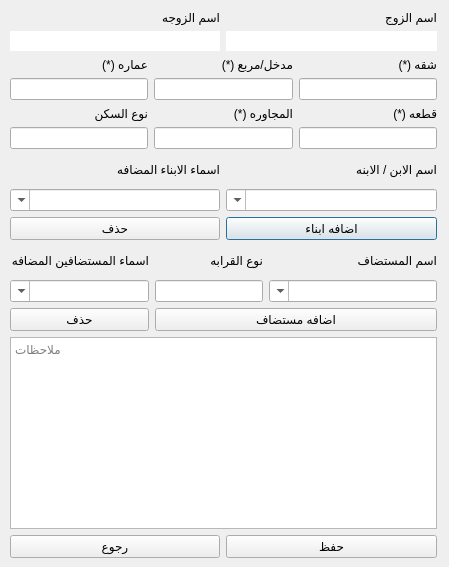
<?xml version="1.0" encoding="UTF-8"?>
<ui version="4.0">
 <class>EditFamilyView</class>
 <widget class="QDialog" name="EditFamilyView">
  <property name="geometry">
   <rect>
    <x>0</x>
    <y>0</y>
    <width>449</width>
    <height>567</height>
   </rect>
  </property>
  <property name="sizePolicy">
   <sizepolicy hsizetype="Fixed" vsizetype="Fixed">
    <horstretch>0</horstretch>
    <verstretch>0</verstretch>
   </sizepolicy>
  </property>
  <property name="minimumSize">
   <size>
    <width>449</width>
    <height>567</height>
   </size>
  </property>
  <property name="maximumSize">
   <size>
    <width>449</width>
    <height>567</height>
   </size>
  </property>
  <property name="windowTitle">
   <string>تعديل بيانات عائله</string>
  </property>
  <property name="layoutDirection">
   <enum>Qt::RightToLeft</enum>
  </property>
  <widget class="QWidget" name="layoutWidget">
   <property name="geometry">
    <rect>
     <x>10</x>
     <y>10</y>
     <width>427</width>
     <height>548</height>
    </rect>
   </property>
   <layout class="QVBoxLayout" name="verticalLayout_49">
    <item>
     <layout class="QVBoxLayout" name="verticalLayout_50">
      <item>
       <layout class="QVBoxLayout" name="verticalLayout_51">
        <item>
         <layout class="QVBoxLayout" name="verticalLayout_52">
          <item>
           <layout class="QVBoxLayout" name="verticalLayout_53">
            <item>
             <layout class="QHBoxLayout" name="horizontalLayout_22">
              <item>
               <layout class="QVBoxLayout" name="verticalLayout_54">
                <item>
                 <widget class="QLabel" name="label_27">
                  <property name="text">
                   <string>اسم الزوج</string>
                  </property>
                 </widget>
                </item>
                <item>
                 <widget class="QLineEdit" name="lineEdit_fatherName">
                  <property name="frame">
                   <bool>false</bool>
                  </property>
                  <property name="readOnly">
                   <bool>true</bool>
                  </property>
                 </widget>
                </item>
               </layout>
              </item>
              <item>
               <layout class="QVBoxLayout" name="verticalLayout_55">
                <item>
                 <widget class="QLabel" name="label_28">
                  <property name="text">
                   <string>اسم الزوجه</string>
                  </property>
                 </widget>
                </item>
                <item>
                 <widget class="QLineEdit" name="lineEdit_motherName">
                  <property name="frame">
                   <bool>false</bool>
                  </property>
                  <property name="readOnly">
                   <bool>true</bool>
                  </property>
                 </widget>
                </item>
               </layout>
              </item>
             </layout>
            </item>
           </layout>
          </item>
         </layout>
        </item>
        <item>
         <layout class="QVBoxLayout" name="verticalLayout_56">
          <item>
           <layout class="QHBoxLayout" name="horizontalLayout_23">
            <item>
             <layout class="QVBoxLayout" name="verticalLayout_57">
              <item>
               <widget class="QLabel" name="label_29">
                <property name="text">
                 <string>شقه (*)</string>
                </property>
               </widget>
              </item>
              <item>
               <widget class="QLineEdit" name="lineEdit_flatNo_3">
                <property name="layoutDirection">
                 <enum>Qt::RightToLeft</enum>
                </property>
                <property name="text">
                 <string/>
                </property>
                <property name="maxLength">
                 <number>3</number>
                </property>
               </widget>
              </item>
             </layout>
            </item>
            <item>
             <layout class="QVBoxLayout" name="verticalLayout_58">
              <item>
               <widget class="QLabel" name="label_30">
                <property name="text">
                 <string>مدخل/مربع (*)</string>
                </property>
               </widget>
              </item>
              <item>
               <widget class="QLineEdit" name="lineEdit_entranceNo_3">
                <property name="text">
                 <string/>
                </property>
                <property name="maxLength">
                 <number>3</number>
                </property>
               </widget>
              </item>
             </layout>
            </item>
            <item>
             <layout class="QVBoxLayout" name="verticalLayout_59">
              <item>
               <widget class="QLabel" name="label_31">
                <property name="text">
                 <string>عماره (*)</string>
                </property>
               </widget>
              </item>
              <item>
               <widget class="QLineEdit" name="lineEdit_buildingNo_3">
                <property name="text">
                 <string/>
                </property>
                <property name="maxLength">
                 <number>3</number>
                </property>
               </widget>
              </item>
             </layout>
            </item>
           </layout>
          </item>
          <item>
           <layout class="QHBoxLayout" name="horizontalLayout_24">
            <item>
             <layout class="QVBoxLayout" name="verticalLayout_60">
              <item>
               <widget class="QLabel" name="label_32">
                <property name="text">
                 <string>قطعه (*)</string>
                </property>
               </widget>
              </item>
              <item>
               <widget class="QLineEdit" name="lineEdit_blockNo_3">
                <property name="text">
                 <string/>
                </property>
                <property name="maxLength">
                 <number>3</number>
                </property>
               </widget>
              </item>
             </layout>
            </item>
            <item>
             <layout class="QVBoxLayout" name="verticalLayout_61">
              <item>
               <widget class="QLabel" name="label_33">
                <property name="text">
                 <string>المجاوره (*)</string>
                </property>
               </widget>
              </item>
              <item>
               <widget class="QLineEdit" name="lineEdit_neighbourhoodNo_3">
                <property name="text">
                 <string/>
                </property>
                <property name="maxLength">
                 <number>3</number>
                </property>
               </widget>
              </item>
             </layout>
            </item>
            <item>
             <layout class="QVBoxLayout" name="verticalLayout_62">
              <item>
               <widget class="QLabel" name="label_34">
                <property name="text">
                 <string>نوع السكن</string>
                </property>
               </widget>
              </item>
              <item>
               <widget class="QLineEdit" name="lineEdit_residenceType_3">
                <property name="text">
                 <string/>
                </property>
               </widget>
              </item>
             </layout>
            </item>
           </layout>
          </item>
         </layout>
        </item>
       </layout>
      </item>
      <item>
       <layout class="QHBoxLayout" name="horizontalLayout_25">
        <item>
         <layout class="QVBoxLayout" name="verticalLayout_63">
          <item>
           <layout class="QVBoxLayout" name="verticalLayout_64">
            <item>
             <widget class="QLabel" name="label_35">
              <property name="text">
               <string>اسم الابن / الابنه</string>
              </property>
             </widget>
            </item>
            <item>
             <widget class="QComboBox" name="comboBox_toAddChildName_3">
              <property name="enabled">
               <bool>true</bool>
              </property>
              <property name="layoutDirection">
               <enum>Qt::RightToLeft</enum>
              </property>
              <property name="locale">
               <locale language="Arabic" country="Egypt"/>
              </property>
              <property name="editable">
               <bool>true</bool>
              </property>
              <property name="insertPolicy">
               <enum>QComboBox::InsertAtBottom</enum>
              </property>
             </widget>
            </item>
           </layout>
          </item>
          <item>
           <layout class="QHBoxLayout" name="horizontalLayout_26">
            <item>
             <widget class="QPushButton" name="pushButton_addChild_3">
              <property name="text">
               <string>اضافه ابناء</string>
              </property>
             </widget>
            </item>
           </layout>
          </item>
         </layout>
        </item>
        <item>
         <layout class="QVBoxLayout" name="verticalLayout_65">
          <item>
           <layout class="QVBoxLayout" name="verticalLayout_66">
            <item>
             <widget class="QLabel" name="label_36">
              <property name="text">
               <string>اسماء الابناء المضافه</string>
              </property>
             </widget>
            </item>
            <item>
             <widget class="QComboBox" name="comboBox_toDeleteChildName_3">
              <property name="layoutDirection">
               <enum>Qt::RightToLeft</enum>
              </property>
              <property name="locale">
               <locale language="Arabic" country="Egypt"/>
              </property>
              <property name="editable">
               <bool>true</bool>
              </property>
             </widget>
            </item>
           </layout>
          </item>
          <item>
           <widget class="QPushButton" name="pushButton_deleteChild_3">
            <property name="text">
             <string>حذف</string>
            </property>
           </widget>
          </item>
         </layout>
        </item>
       </layout>
      </item>
      <item>
       <layout class="QHBoxLayout" name="horizontalLayout_27">
        <item>
         <layout class="QVBoxLayout" name="verticalLayout_67">
          <item>
           <layout class="QHBoxLayout" name="horizontalLayout_28">
            <item>
             <layout class="QVBoxLayout" name="verticalLayout_68">
              <property name="sizeConstraint">
               <enum>QLayout::SetDefaultConstraint</enum>
              </property>
              <item>
               <widget class="QLabel" name="label_37">
                <property name="text">
                 <string>اسم المستضاف</string>
                </property>
               </widget>
              </item>
              <item>
               <widget class="QComboBox" name="comboBox_toAddResidentName_3">
                <property name="enabled">
                 <bool>true</bool>
                </property>
                <property name="sizePolicy">
                 <sizepolicy hsizetype="Expanding" vsizetype="Fixed">
                  <horstretch>0</horstretch>
                  <verstretch>0</verstretch>
                 </sizepolicy>
                </property>
                <property name="editable">
                 <bool>true</bool>
                </property>
                <property name="insertPolicy">
                 <enum>QComboBox::InsertAtBottom</enum>
                </property>
               </widget>
              </item>
             </layout>
            </item>
            <item>
             <layout class="QVBoxLayout" name="verticalLayout_69">
              <item>
               <widget class="QLabel" name="label_38">
                <property name="text">
                 <string>نوع القرابه</string>
                </property>
               </widget>
              </item>
              <item>
               <widget class="QLineEdit" name="lineEdit_residentRelation_3">
                <property name="enabled">
                 <bool>true</bool>
                </property>
                <property name="sizePolicy">
                 <sizepolicy hsizetype="Minimum" vsizetype="Fixed">
                  <horstretch>0</horstretch>
                  <verstretch>0</verstretch>
                 </sizepolicy>
                </property>
                <property name="text">
                 <string/>
                </property>
               </widget>
              </item>
             </layout>
            </item>
           </layout>
          </item>
          <item>
           <layout class="QHBoxLayout" name="horizontalLayout_29">
            <item>
             <widget class="QPushButton" name="pushButton_addResident_3">
              <property name="text">
               <string>اضافه مستضاف</string>
              </property>
             </widget>
            </item>
           </layout>
          </item>
         </layout>
        </item>
        <item>
         <layout class="QVBoxLayout" name="verticalLayout_70">
          <item>
           <layout class="QVBoxLayout" name="verticalLayout_71">
            <item>
             <widget class="QLabel" name="label_39">
              <property name="text">
               <string>اسماء المستضافين المضافه</string>
              </property>
             </widget>
            </item>
            <item>
             <widget class="QComboBox" name="comboBox_toDeleteResidentName_3">
              <property name="sizePolicy">
               <sizepolicy hsizetype="Preferred" vsizetype="Fixed">
                <horstretch>0</horstretch>
                <verstretch>0</verstretch>
               </sizepolicy>
              </property>
              <property name="editable">
               <bool>true</bool>
              </property>
             </widget>
            </item>
           </layout>
          </item>
          <item>
           <widget class="QPushButton" name="pushButton_deleteResident_3">
            <property name="text">
             <string>حذف</string>
            </property>
           </widget>
          </item>
         </layout>
        </item>
       </layout>
      </item>
      <item>
       <widget class="QTextEdit" name="textEdit_note_3">
        <property name="sizePolicy">
         <sizepolicy hsizetype="MinimumExpanding" vsizetype="Minimum">
          <horstretch>0</horstretch>
          <verstretch>0</verstretch>
         </sizepolicy>
        </property>
        <property name="maximumSize">
         <size>
          <width>16777215</width>
          <height>16770000</height>
         </size>
        </property>
        <property name="layoutDirection">
         <enum>Qt::RightToLeft</enum>
        </property>
        <property name="locale">
         <locale language="Arabic" country="Egypt"/>
        </property>
        <property name="autoFormatting">
         <set>QTextEdit::AutoAll</set>
        </property>
        <property name="html">
         <string>&lt;!DOCTYPE HTML PUBLIC &quot;-//W3C//DTD HTML 4.0//EN&quot; &quot;http://www.w3.org/TR/REC-html40/strict.dtd&quot;&gt;
&lt;html&gt;&lt;head&gt;&lt;meta name=&quot;qrichtext&quot; content=&quot;1&quot; /&gt;&lt;style type=&quot;text/css&quot;&gt;
p, li { white-space: pre-wrap; }
&lt;/style&gt;&lt;/head&gt;&lt;body style=&quot; font-family:'MS Shell Dlg 2'; font-size:8.25pt; font-weight:400; font-style:normal;&quot;&gt;
&lt;p style=&quot;-qt-paragraph-type:empty; margin-top:0px; margin-bottom:0px; margin-left:0px; margin-right:0px; -qt-block-indent:0; text-indent:0px;&quot;&gt;&lt;br /&gt;&lt;/p&gt;&lt;/body&gt;&lt;/html&gt;</string>
        </property>
        <property name="placeholderText">
         <string>ملاحظات</string>
        </property>
       </widget>
      </item>
     </layout>
    </item>
    <item>
     <layout class="QHBoxLayout" name="horizontalLayout_30">
      <item>
       <widget class="QPushButton" name="pushButton_applyFamilyEdit">
        <property name="text">
         <string>حفظ</string>
        </property>
       </widget>
      </item>
      <item>
       <widget class="QPushButton" name="pushButton_mainWinReturn_4">
        <property name="text">
         <string>رجوع</string>
        </property>
       </widget>
      </item>
     </layout>
    </item>
   </layout>
  </widget>
 </widget>
 <resources/>
 <connections/>
</ui>
